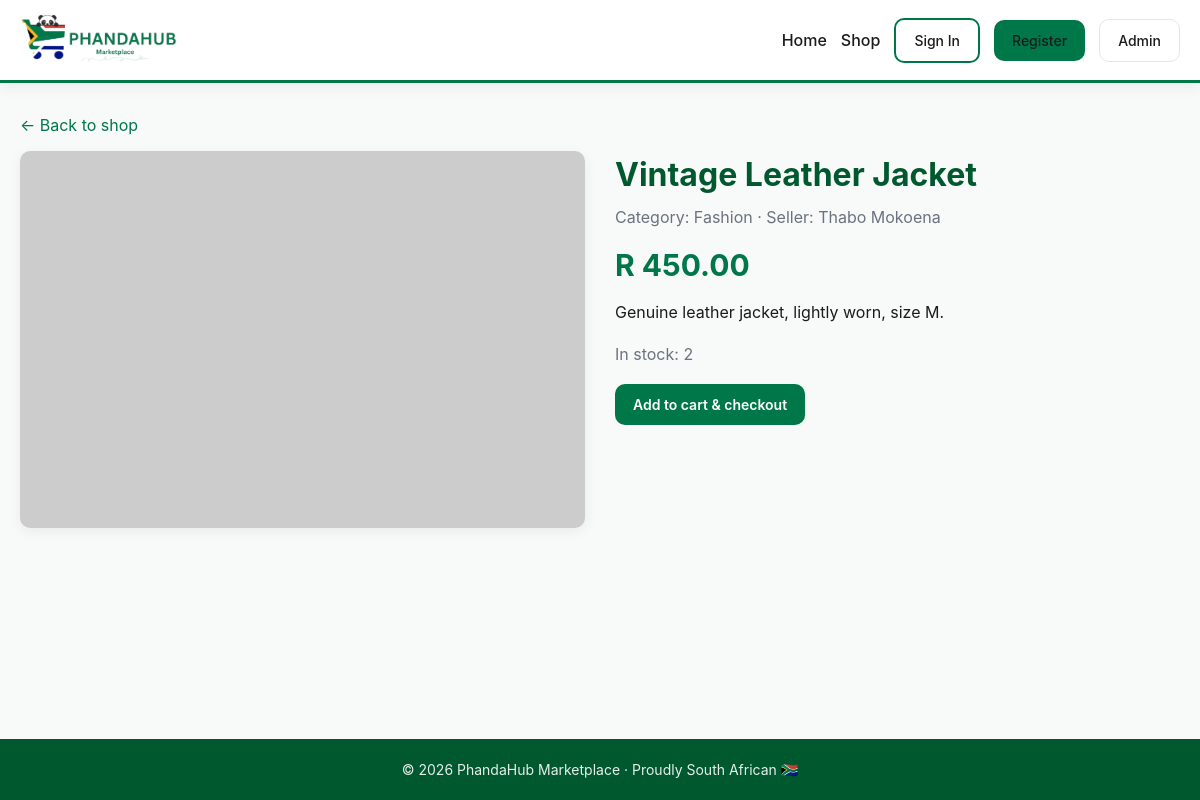
Screenshot of /product.php?id=1 with the database file from the repository.
### tables this page shows
CREATE TABLE IF NOT EXISTS products (
  id           INT AUTO_INCREMENT PRIMARY KEY,
  user_id      INT NOT NULL,
  title        VARCHAR(150) NOT NULL,
  description  TEXT NOT NULL,
  price        DECIMAL(10,2) NOT NULL,
  category     VARCHAR(50)  NOT NULL,
  image        VARCHAR(255) NOT NULL,
  stock        INT NOT NULL DEFAULT 1,
  created_at   TIMESTAMP DEFAULT CURRENT_TIMESTAMP,
  FOREIGN KEY (user_id) REFERENCES users(id) ON DELETE CASCADE
);

CREATE TABLE IF NOT EXISTS users (
  id           INT AUTO_INCREMENT PRIMARY KEY,
  full_name    VARCHAR(100) NOT NULL,
  email        VARCHAR(150) NOT NULL UNIQUE,
  phone        VARCHAR(20)  NOT NULL,
  password     VARCHAR(255) NOT NULL,         
  wallet       DECIMAL(10,2) NOT NULL DEFAULT 500.00,
  created_at   TIMESTAMP DEFAULT CURRENT_TIMESTAMP
);

### includes/auth.php (called while the page is built, shortened)
<?php
function base_url($path = '') {
    $script = str_replace('\\', '/', dirname($_SERVER['SCRIPT_NAME']));
    if ($script === '/' || $script === '\\') $script = '';
    return $script . '/' . ltrim($path, '/');
}
function e($s) { return htmlspecialchars($s ?? '', ENT_QUOTES, 'UTF-8'); }

### product.php (the view, shortened to what this page needs)
<?php
require_once __DIR__ . '/includes/auth.php';
require_once __DIR__ . '/includes/db.php';
$id = (int)($_GET['id'] ?? 0);
$stmt = $conn->prepare("SELECT p.*, u.full_name AS seller FROM products p JOIN users u ON u.id = p.user_id WHERE p.id = ?");
$stmt->bind_param('i', $id); $stmt->execute();
$product = $stmt->get_result()->fetch_assoc();
include __DIR__ . '/includes/header.php';
?>
<a href="<?= base_url('shop.php') ?>" style="display:inline-block;margin-bottom:14px;">&larr; Back to shop</a>
<div class="product-detail">
  <img src="<?= e($product['image']) ?>" alt="<?= e($product['title']) ?>">
  <div>
    <h1 style="color:var(--green-dark);"><?= e($product['title']) ?></h1>
    <p style="color:var(--muted);margin:6px 0 14px;">Category: <?= e($product['category']) ?> &middot; Seller: <?= e($product['seller']) ?></p>
    <div class="product-price" style="font-size:30px;margin-bottom:12px;">R <?= number_format($product['price'], 2) ?></div>
    <p style="margin-bottom:18px;"><?= nl2br(e($product['description'])) ?></p>
    <p style="color:var(--muted);margin-bottom:18px;">In stock: <?= (int)$product['stock'] ?></p>
    <a href="<?= base_url('cart.php?add=' . $product['id']) ?>" class="btn btn-primary">Add to cart &amp; checkout</a>
  </div>
</div>
<?php include __DIR__ . '/includes/footer.php'; ?>

### css/style.css (style rules this page uses)
* { box-sizing: border-box; margin: 0; padding: 0; }
:root { --green: #007749; --green-dark: #00582f; --gold: #FFB81C; --red: #DE3831; --bg: #f7faf8; --text: #1b1b1b; --muted: #6b7280; --border: #e3e8e4; --card: #ffffff; --shadow: 0 4px 14px rgba(0,0,0,.06); --radius: 10px; }
body { font-family: -apple-system, BlinkMacSystemFont, "Segoe UI", Roboto, Helvetica, Arial, sans-serif; background: var(--bg); color: var(--text); line-height: 1.5; min-height: 100vh; display: flex; flex-direction: column; }
a { color: var(--green); text-decoration: none; }
.btn { display: inline-block; padding: 10px 18px; border-radius: var(--radius); font-weight: 600; cursor: pointer; border: none; font-size: 14px; transition: transform .05s, box-shadow .15s, background .15s; }
.btn-primary { background: var(--green); color: #fff; }
.product-price { font-size: 18px; color: var(--green); font-weight: 700; }
.product-detail { display: grid; grid-template-columns: 1fr 1fr; gap: 30px; }
.product-detail img { width: 100%; border-radius: var(--radius); box-shadow: var(--shadow); }

### rows the page displays
products: title "Vintage Leather Jacket", category "Fashion", user.full_name "Thabo Mokoena", price "450.00", description "Genuine leather jacket, lightly worn, size M.", stock "2"
